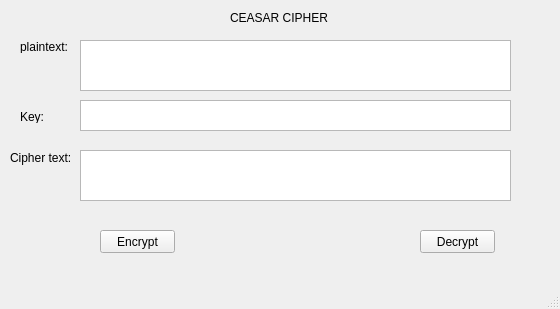
<?xml version="1.0" encoding="UTF-8"?>
<ui version="4.0">
 <class>MainWindow</class>
 <widget class="QMainWindow" name="MainWindow">
  <property name="geometry">
   <rect>
    <x>0</x>
    <y>0</y>
    <width>560</width>
    <height>309</height>
   </rect>
  </property>
  <property name="windowTitle">
   <string>MainWindow</string>
  </property>
  <widget class="QWidget" name="centralwidget">
   <widget class="QPlainTextEdit" name="plainText_txt">
    <property name="geometry">
     <rect>
      <x>80</x>
      <y>40</y>
      <width>431</width>
      <height>51</height>
     </rect>
    </property>
   </widget>
   <widget class="QLabel" name="label">
    <property name="geometry">
     <rect>
      <x>20</x>
      <y>40</y>
      <width>47</width>
      <height>13</height>
     </rect>
    </property>
    <property name="text">
     <string>plaintext:</string>
    </property>
   </widget>
   <widget class="QLabel" name="label_2">
    <property name="geometry">
     <rect>
      <x>230</x>
      <y>10</y>
      <width>111</width>
      <height>16</height>
     </rect>
    </property>
    <property name="text">
     <string>CEASAR CIPHER</string>
    </property>
   </widget>
   <widget class="QLabel" name="label_3">
    <property name="geometry">
     <rect>
      <x>20</x>
      <y>110</y>
      <width>47</width>
      <height>13</height>
     </rect>
    </property>
    <property name="text">
     <string>Key:</string>
    </property>
   </widget>
   <widget class="QPlainTextEdit" name="Key_txt">
    <property name="geometry">
     <rect>
      <x>80</x>
      <y>100</y>
      <width>431</width>
      <height>31</height>
     </rect>
    </property>
   </widget>
   <widget class="QPlainTextEdit" name="cipherText_txt">
    <property name="geometry">
     <rect>
      <x>80</x>
      <y>150</y>
      <width>431</width>
      <height>51</height>
     </rect>
    </property>
   </widget>
   <widget class="QLabel" name="label_4">
    <property name="geometry">
     <rect>
      <x>10</x>
      <y>150</y>
      <width>61</width>
      <height>16</height>
     </rect>
    </property>
    <property name="text">
     <string>Cipher text:</string>
    </property>
   </widget>
   <widget class="QPushButton" name="btn_encrypt">
    <property name="geometry">
     <rect>
      <x>100</x>
      <y>230</y>
      <width>75</width>
      <height>23</height>
     </rect>
    </property>
    <property name="text">
     <string>Encrypt</string>
    </property>
   </widget>
   <widget class="QPushButton" name="btn_decrypt">
    <property name="geometry">
     <rect>
      <x>420</x>
      <y>230</y>
      <width>75</width>
      <height>23</height>
     </rect>
    </property>
    <property name="text">
     <string>Decrypt</string>
    </property>
   </widget>
  </widget>
  <widget class="QMenuBar" name="menubar">
   <property name="geometry">
    <rect>
     <x>0</x>
     <y>0</y>
     <width>560</width>
     <height>21</height>
    </rect>
   </property>
  </widget>
  <widget class="QStatusBar" name="statusbar"/>
 </widget>
 <resources/>
 <connections/>
</ui>
